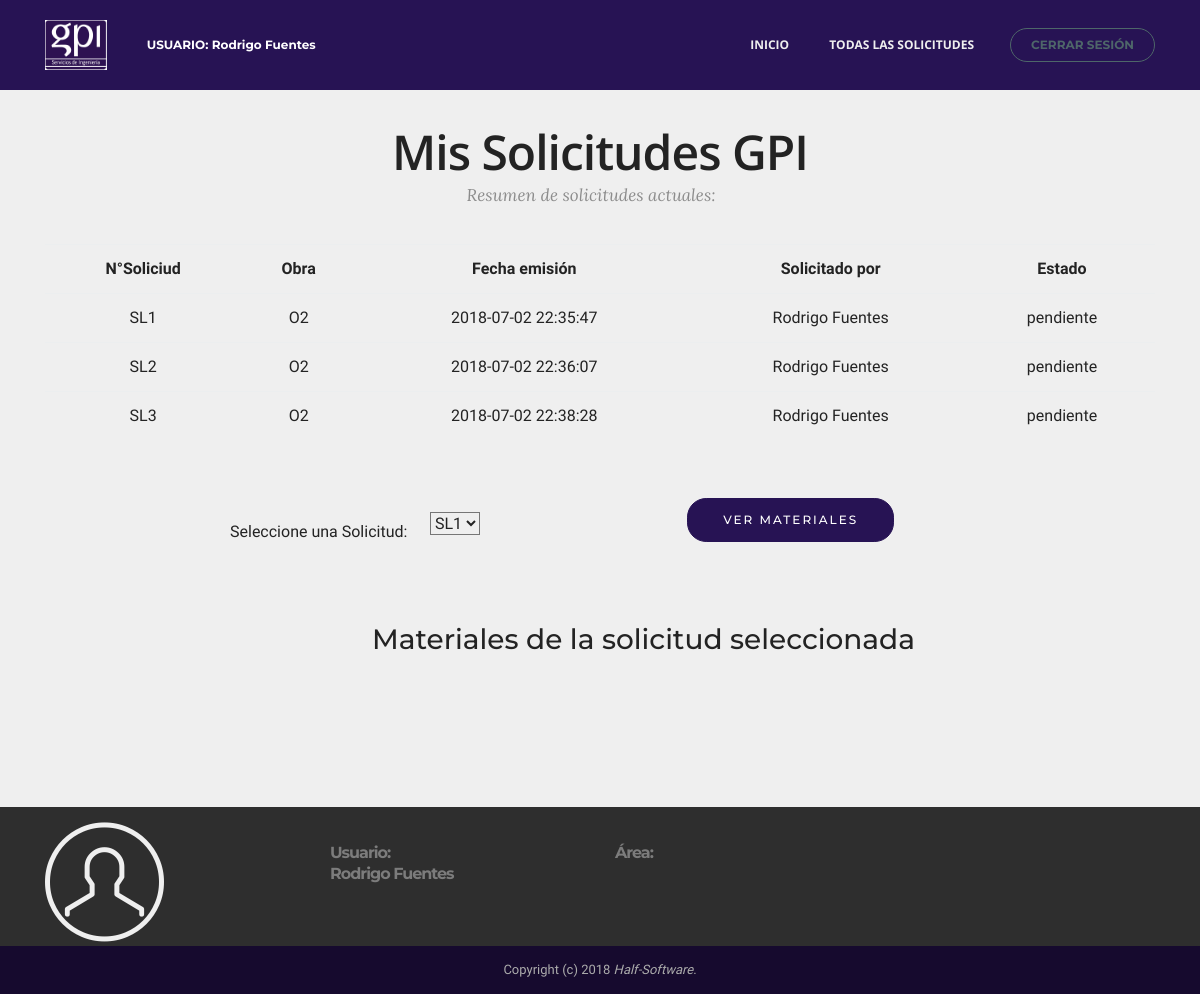
Page /GPI4/obras/mis_solicitudes.php (signed in) on the earlier database version.
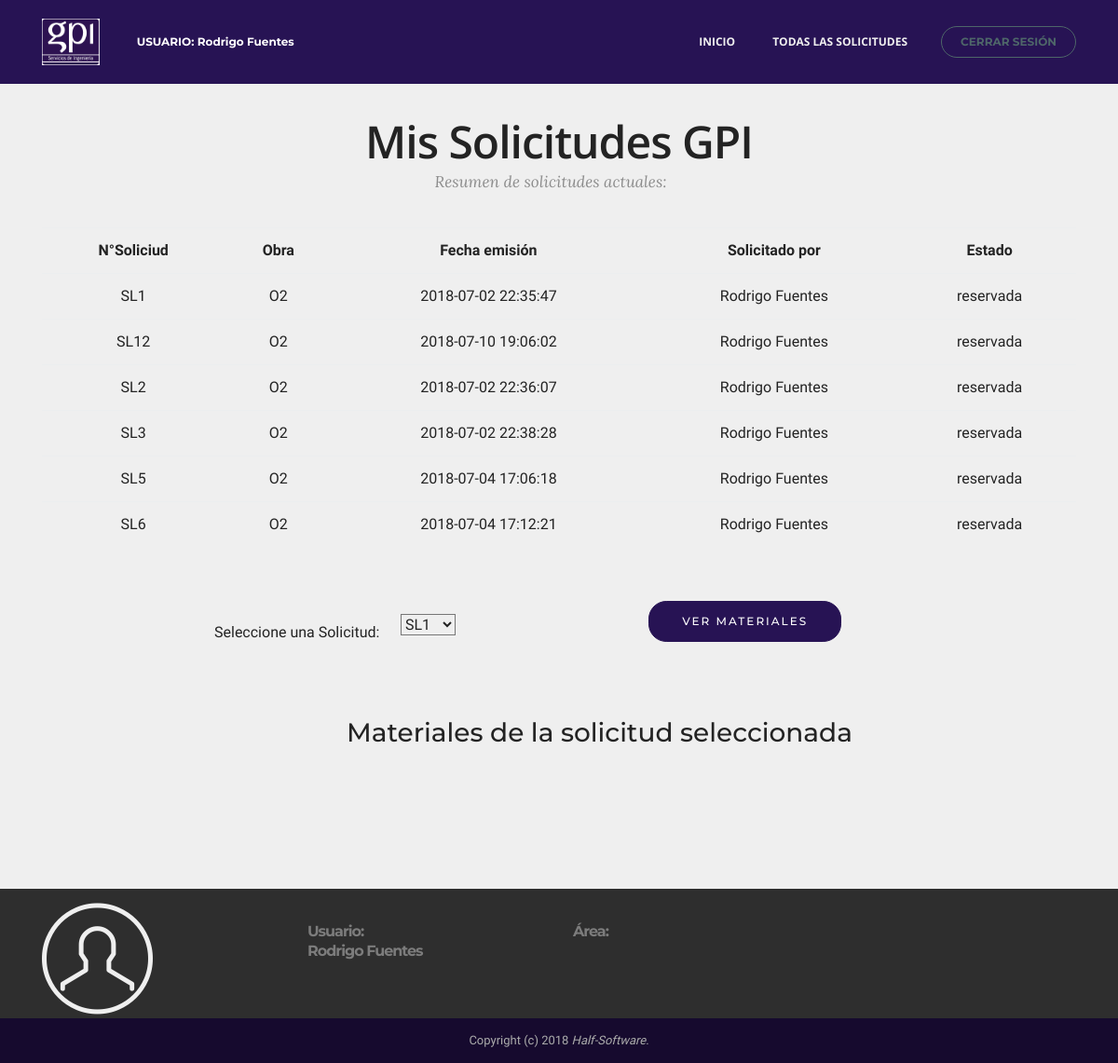
Same page on the later database version.
### tables this page shows
CREATE TABLE IF NOT EXISTS `solicitud` (
  `numero` varchar(45) NOT NULL,
  `number` int(11) DEFAULT NULL,
  `fecha` timestamp NOT NULL DEFAULT CURRENT_TIMESTAMP,
  `solicitador` varchar(100) NOT NULL,
  `obra` varchar(45) NOT NULL,
  `estado` set('pendiente','reservada','solicitada','enviada a proveedores','recibida') NOT NULL DEFAULT 'pendiente',
  PRIMARY KEY (`numero`),
  KEY `solicitador` (`solicitador`,`obra`),
  KEY `obra` (`obra`),
  KEY `estado` (`estado`)
);

### GPI4/obras/mis_solicitudes.php (the view, shortened to what the changed rows need)
<!DOCTYPE html>
<html >
<head>
  <link rel="stylesheet" href="assets/web/assets/mobirise-icons/mobirise-icons.css">
  <link rel="stylesheet" href="assets/tether/tether.min.css">
  <link rel="stylesheet" href="assets/bootstrap/css/bootstrap.min.css">
  <link rel="stylesheet" href="assets/animate.css/animate.min.css">
  <link rel="stylesheet" href="assets/dropdown/css/style.css">
  <link rel="stylesheet" href="assets/theme/css/style.css">
  <link rel="stylesheet" href="assets/mobirise/css/mbr-additional.css" type="text/css">
</head>
<body>
 <?php
	$conexion = new mysqli("localhost", "root", "", "gpi");
	$usuario = $_SESSION['username'];
	$sql = "SELECT * FROM solicitud WHERE solicitador = '$usuario'";
	$result = $conexion->query($sql);
?>
<section class="mbr-section form2" id="form2-12" data-rv-view="116" style="background-color: rgb(239, 239, 239); padding-top: 20px; padding-bottom: 120px;">
    <div class="mbr-section mbr-section__container mbr-section__container--middle">
        <div class="container">
            <div class="row">
                <div class="col-xs-12 text-xs-center">
              	<table  class="table">
				<?php while ($row = mysqli_fetch_assoc($result)){
					$numero = $row['numero'];
					$fecha = $row['fecha'];
					$solicitador = $row['solicitador'];
					$estado = $row['estado'];
					$obra2 = $row['obra'];
					echo "<tr><td>$numero</td><td>$obra2</td><td>$fecha</td><td>$solicitador</td><td>$estado</td></tr>";
				}?>
				</table>
                </div>
            </div>
        </div>
    </div>
</section>
  </body>
</html>

Differences in the rows shown:
changed solicitud "SL1": estado "pendiente" → "reservada"
added solicitud: numero "SL12", obra "O2", fecha "2018-07-10 19:06:02", solicitador "Rodrigo Fuentes", estado "reservada"
changed solicitud "SL2": estado "pendiente" → "reservada"
changed solicitud "SL3": estado "pendiente" → "reservada"
added solicitud: numero "SL5", obra "O2", fecha "2018-07-04 17:06:18", solicitador "Rodrigo Fuentes", estado "reservada"
added solicitud: numero "SL6", obra "O2", fecha "2018-07-04 17:12:21", solicitador "Rodrigo Fuentes", estado "reservada"
